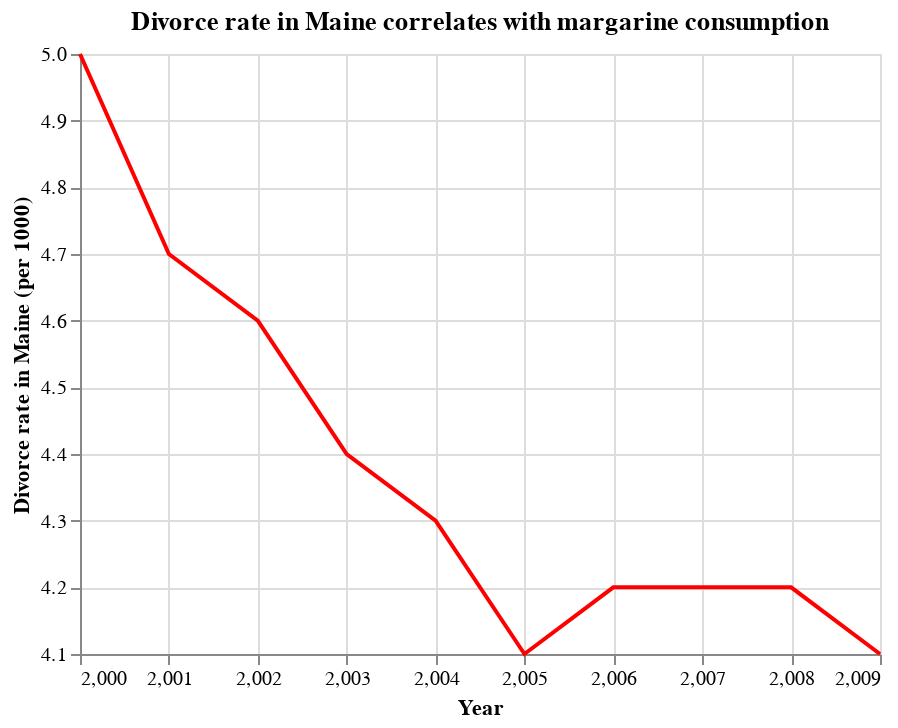

The notebook cell saved with this chart:
### Code cell
divorce_rate_vs_time = (
    alt.Chart(
        should_have_bought_butter,
        title="Divorce rate in Maine correlates with margarine consumption",
    )
    .mark_line(color="red")
    .encode(
        x=alt.X("year", title="Year"),
        y=alt.Y(
            "maine_divorce_rate", title="Divorce rate in Maine (per 1000)", scale=alt.Scale(zero=False)
        ),
    )
)

divorce_rate_vs_time

### Figure 1 — Vega-Lite specification as saved in the notebook (floating-point values rounded to 4 significant figures)
{"config": {"view": {"continuousWidth": 400, "continuousHeight": 300}}, "data": {"name": "data-de09336ee52942bca3822a378ff98ae1"}, "mark": {"type": "line", "color": "red"}, "encoding": {"x": {"field": "year", "title": "Year", "type": "quantitative"}, "y": {"field": "maine_divorce_rate", "scale": {"zero": false}, "title": "Divorce rate in Maine (per 1000)", "type": "quantitative"}}, "title": "Divorce rate in Maine correlates with margarine consumption", "$schema": "https://vega.github.io/schema/vega-lite/v4.17.0.json", "datasets": {"data-de09336ee52942bca3822a378ff98ae1": [{"margarine_consumption": 8.2, "maine_divorce_rate": 5.0, "year": 2000}, {"margarine_consumption": 7.0, "maine_divorce_rate": 4.7, "year": 2001}, {"margarine_consumption": 6.5, "maine_divorce_rate": 4.6, "year": 2002}, {"margarine_consumption": 5.3, "maine_divorce_rate": 4.4, "year": 2003}, {"margarine_consumption": 5.2, "maine_divorce_rate": 4.3, "year": 2004}, {"margarine_consumption": 4.0, "maine_divorce_rate": 4.1, "year": 2005}, {"margarine_consumption": 4.6, "maine_divorce_rate": 4.2, "year": 2006}, {"margarine_consumption": 4.5, "maine_divorce_rate": 4.2, "year": 2007}, {"margarine_consumption": 4.2, "maine_divorce_rate": 4.2, "year": 2008}, {"margarine_consumption": 3.7, "maine_divorce_rate": 4.1, "year": 2009}]}}
